Frame 1 (no input): blank canvas, image omitted
Frame 60 (no input): blank canvas, image omitted
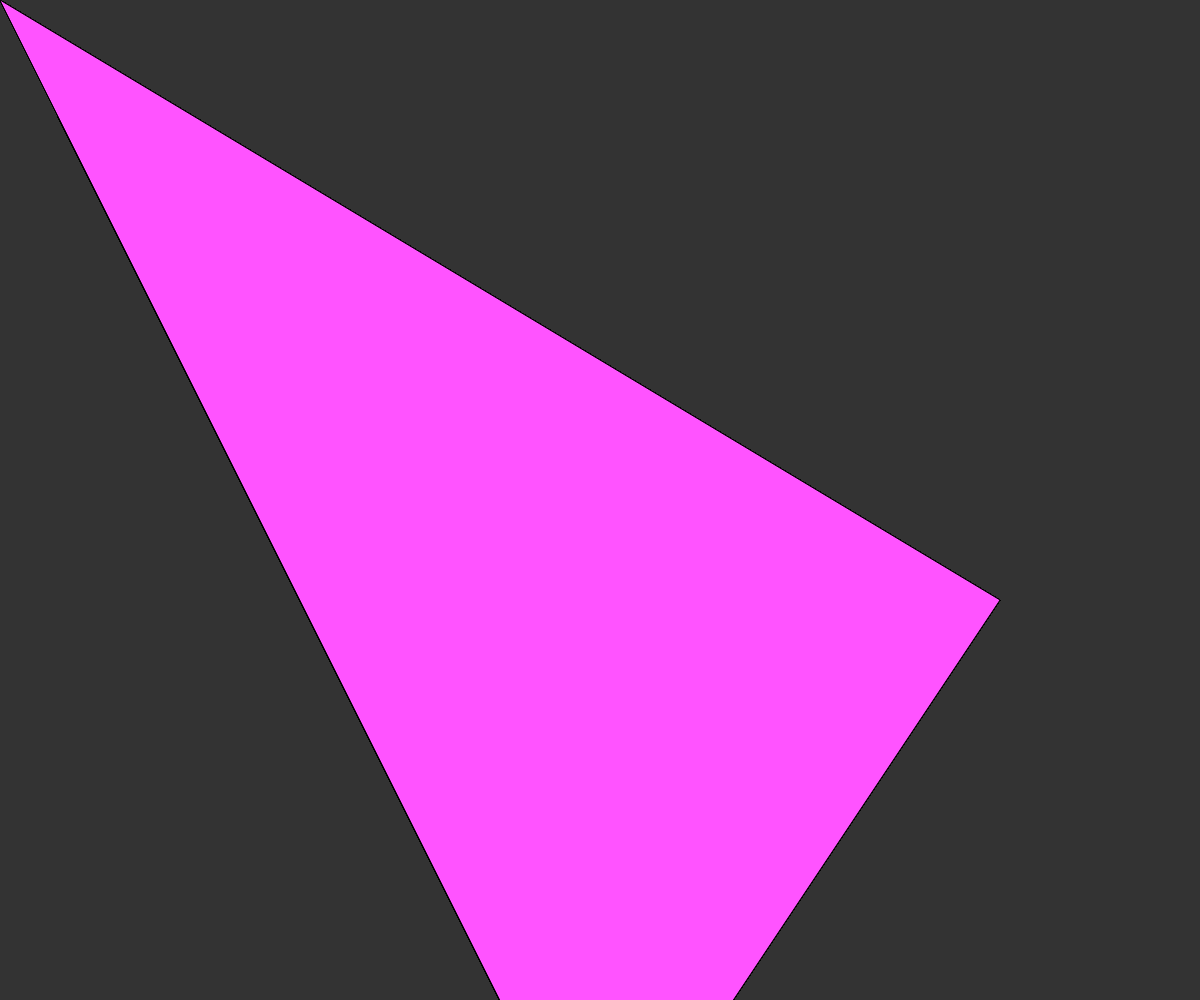
Frame 120 (the mouse pressed at the canvas centre since frame 60)

The p5.js sketch whose frames 1 and 60 were blank and that drew this single picture after the mouse press (run headless with seeded random() and noise() and a simulated clock; from frame 60 on, the mouse is pressed at the canvas centre):

// p5.js sketch
// ── sketch.js
function setup() { 
    createCanvas(windowWidth, windowHeight); 
    background(51); //TODO@lavalord changed the background color

}

function draw() {
    triangle(mouseX, mouseX*2, mouseY*2, mouseX,0,0)
  let c = color(mouseX*2, mouseY/6, Math.floor(Math.random() * 777)) 
  fill(c)
}
